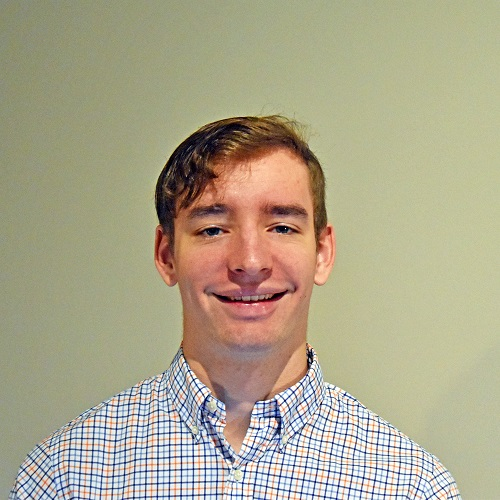
#> input picture resources/image1.jpg, 500 x 500 px, found by its file name
$ python imagesegmentation.py
#> lines starting #> are read from the running program, lines starting #| are printed output that depends on the picture
### kmeans.py
import numpy as np
import random as r

#Scales the features between 0 and 1 along the row (axis=1) or column (axis=0)
# [6 lines left out: function scale_features, not called in this run]

#Add a feature to the data of the time in the video (represented by row index in the tensor)
def add_position_feature (X,weight):
    return np.append(X, weight/X.shape[0]*np.arange(X.shape[0]).reshape(X.shape[0],1), 1)

def initialize_centroids (X,k):
    centroids = np.empty((k,X.shape[1]),np.dtype('float32'))
    indices = r.sample(range(X.shape[0]),k)
    for i in range(k):
        centroids[i,:] = X[indices[i],:]
    return centroids

def find_closest_centroids (X,centroids):
    k = centroids.shape[0]
    distances = np.empty((X.shape[0],k),np.dtype('float32'))
    for i in range(k):
        distances[:,i] = np.sum(np.power(X-centroids[i,:], 2), axis=1)
    closest_centroids = np.argmin(distances, axis=1)
    return closest_centroids

def update_centroids (X,k,closest):
    centroids = np.empty((k,X.shape[1]),np.dtype('float32'))
    for i in range(k):
        in_cluster = np.equal(closest,i)
        if np.sum(in_cluster) != 0:
            centroids[i,:] = np.sum(np.transpose(np.multiply(np.transpose(X),in_cluster)), axis=0)/np.sum(in_cluster)
        else:
            centroids[i,:] = X[r.sample(range(X.shape[0]),1),:]
    return centroids

# [7 lines left out: function find_closest_points, not called in this run]

### imagesegmentation.py
import numpy as np
import matplotlib.pyplot as plt
from PIL import Image
import kmeans as km

#Image processing
image = Image.open('resources\\image1.jpg')
#> image is the input picture: PIL image 500x500 RGB; mean R, G, B 172.8, 166.1, 140.3
image_array = np.asarray(image)
height = image_array.shape[0]
#> height = 500
width = image_array.shape[1]
#> width = 500
image_array = image_array.reshape(height*width,3)/image_array.max()

#K-means algorithm
coor_weight = 1/3
x_coor = np.transpose(np.tile(np.arange(width,dtype='float32'),height)).reshape(height*width,1)/width*coor_weight
y_coor = np.transpose(np.repeat(np.arange(height,dtype='float32'),width)).reshape(height*width,1)/height*coor_weight
X = np.append(np.append(image_array,x_coor,1),y_coor,1)
k = 4
max_iter = 5

print('Performing K-means...')
centroids = km.initialize_centroids(X, k)
#> after the loop in initialize_centroids, `for i in range(k):`: centroids = [[0.839, 0.898, 0.925, 0.24, 0.295], [0.769, 0.776, 0.624, 0.326, 0.134], [0.133, 0.2, 0.302, 0.129, 0.265], [0.992, 0.988, 1, 0.248, 0.311]]
for i in range(max_iter):
    print('iteration '+str(i+1)+' out of '+str(max_iter))
    closest_centroids = km.find_closest_centroids(X, centroids)
    centroids = km.update_centroids(X, k, closest_centroids)
print('Done.')

#Image construction
closest_centroids = km.find_closest_centroids(X, centroids)
new_image = np.zeros((height*width,3))
for i in range(new_image.shape[0]):
    new_image[i] = centroids[closest_centroids[i]][0:3]

new_image = new_image.reshape(height,width,3)
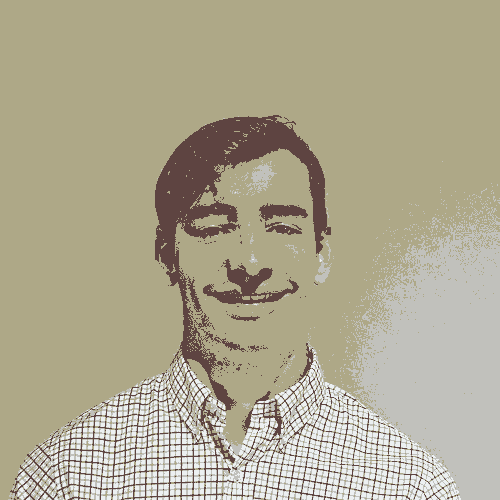
#> new_image: shape (500, 500, 3) float64; mean of channels 0, 1, 2 0.686, 0.662, 0.571; drawn as R, G, B
plt.imshow(new_image)
plt.show()
